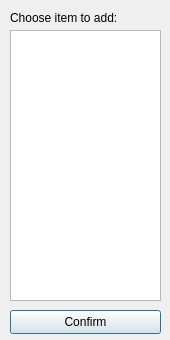
<?xml version="1.0" encoding="UTF-8"?>
<ui version="4.0">
 <class>AddComponent</class>
 <widget class="QDialog" name="AddComponent">
  <property name="geometry">
   <rect>
    <x>0</x>
    <y>0</y>
    <width>170</width>
    <height>340</height>
   </rect>
  </property>
  <property name="windowTitle">
   <string>Dialog</string>
  </property>
  <widget class="QLabel" name="label">
   <property name="geometry">
    <rect>
     <x>10</x>
     <y>10</y>
     <width>131</width>
     <height>16</height>
    </rect>
   </property>
   <property name="text">
    <string>Choose item to add:</string>
   </property>
  </widget>
  <widget class="QListWidget" name="listWidget">
   <property name="geometry">
    <rect>
     <x>10</x>
     <y>30</y>
     <width>151</width>
     <height>271</height>
    </rect>
   </property>
  </widget>
  <widget class="QPushButton" name="pushButton">
   <property name="geometry">
    <rect>
     <x>10</x>
     <y>310</y>
     <width>151</width>
     <height>24</height>
    </rect>
   </property>
   <property name="text">
    <string>Confirm</string>
   </property>
  </widget>
 </widget>
 <resources/>
 <connections/>
</ui>
